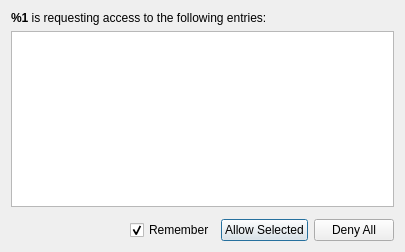
<?xml version="1.0" encoding="UTF-8"?>
<ui version="4.0">
 <class>AccessControlDialog</class>
 <widget class="QDialog" name="AccessControlDialog">
  <property name="geometry">
   <rect>
    <x>0</x>
    <y>0</y>
    <width>405</width>
    <height>252</height>
   </rect>
  </property>
  <property name="windowTitle">
   <string>KeePassXC -  Access Request</string>
  </property>
  <layout class="QVBoxLayout" name="verticalLayout">
   <item>
    <widget class="QLabel" name="appLabel">
     <property name="font">
      <font>
       <weight>50</weight>
       <bold>false</bold>
      </font>
     </property>
     <property name="text">
      <string>&lt;html&gt;&lt;head/&gt;&lt;body&gt;&lt;p&gt;&lt;span style=&quot; font-weight:600;&quot;&gt;%1 &lt;/span&gt;is requesting access to the following entries:&lt;/p&gt;&lt;/body&gt;&lt;/html&gt;</string>
     </property>
     <property name="alignment">
      <set>Qt::AlignLeading|Qt::AlignLeft|Qt::AlignVCenter</set>
     </property>
    </widget>
   </item>
   <item>
    <widget class="QTableView" name="itemsTable">
     <property name="editTriggers">
      <set>QAbstractItemView::NoEditTriggers</set>
     </property>
     <property name="showDropIndicator" stdset="0">
      <bool>false</bool>
     </property>
     <property name="alternatingRowColors">
      <bool>true</bool>
     </property>
     <property name="selectionMode">
      <enum>QAbstractItemView::SingleSelection</enum>
     </property>
     <property name="selectionBehavior">
      <enum>QAbstractItemView::SelectRows</enum>
     </property>
     <property name="cornerButtonEnabled">
      <bool>false</bool>
     </property>
     <attribute name="horizontalHeaderVisible">
      <bool>false</bool>
     </attribute>
     <attribute name="verticalHeaderVisible">
      <bool>false</bool>
     </attribute>
    </widget>
   </item>
   <item>
    <widget class="MessageWidget" name="rememberMsg" native="true">
     <property name="text" stdset="0">
      <string>Your decision will be remembered for the duration the program is running.</string>
     </property>
    </widget>
   </item>
   <item>
    <layout class="QHBoxLayout" name="horizontalLayout">
     <item>
      <spacer name="horizontalSpacer">
       <property name="orientation">
        <enum>Qt::Horizontal</enum>
       </property>
       <property name="sizeHint" stdset="0">
        <size>
         <width>40</width>
         <height>20</height>
        </size>
       </property>
      </spacer>
     </item>
     <item>
      <widget class="QCheckBox" name="rememberCheck">
       <property name="text">
        <string>Remember</string>
       </property>
       <property name="checked">
        <bool>true</bool>
       </property>
      </widget>
     </item>
     <item>
      <widget class="QPushButton" name="allowButton">
       <property name="accessibleName">
        <string>Allow access to entries</string>
       </property>
       <property name="text">
        <string>Allow Selected</string>
       </property>
       <property name="autoDefault">
        <bool>true</bool>
       </property>
       <property name="default">
        <bool>true</bool>
       </property>
      </widget>
     </item>
     <item>
      <widget class="QPushButton" name="cancelButton">
       <property name="text">
        <string>Deny All</string>
       </property>
       <property name="autoDefault">
        <bool>true</bool>
       </property>
      </widget>
     </item>
    </layout>
   </item>
  </layout>
 </widget>
 <customwidgets>
  <customwidget>
   <class>MessageWidget</class>
   <extends>QWidget</extends>
   <header>gui/MessageWidget.h</header>
   <container>1</container>
  </customwidget>
 </customwidgets>
 <resources/>
 <connections/>
</ui>
